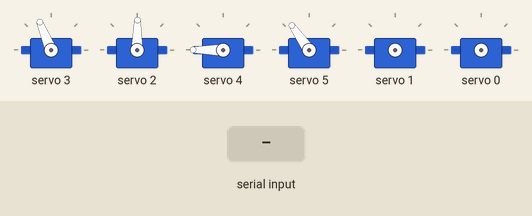
Simulated run of this sketch. Board: Arduino Uno, built with avr-gcc and run on an emulated ATmega328P. Parts: 6 × servo. The inputs (shaded band) are chosen by the test bench. What the sketch prints to the serial monitor is not drawn.

Above: at 0.15 s.
At 1.2 s:
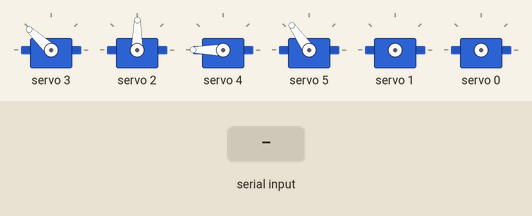
1.3 s: "90|45\n" received over the second serial link
2.8 s: "5\n" received over the second serial link
Timing chart, 0 to 5.8 s (numbered marks = the images above; inputs shaded):
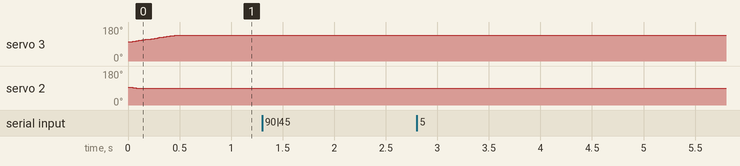

The sketch:

sketch_jul29b_3FLEX_1MPU_V8.2.ino
```cpp
#include <Wire.h>
#include <Adafruit_PWMServoDriver.h>
#include <SoftwareSerial.h>
#include <AccelStepper.h>

/* ---------------- Bluetooth & PCA9685 ---------------- */
SoftwareSerial BTserial(2, 3);             // HC-05 RX,TX
Adafruit_PWMServoDriver pwm;
const int SERVOMIN = 150, SERVOMAX = 600, SERVO_FREQ = 50;

/* Servo channels */
const int MIRROR   = 0;
const int SHOULDER = 1;
const int FLICK    = 2;    // wrist tilt (W:)
const int ELBOW    = 3;
const int ROTATE   = 4;    // gripper roll
const int GRIPPER  = 5;

/* ---------------- Step/Dir driver ---------------- */
const int STEP_PIN = 4;
const int DIR_PIN  = 5;
AccelStepper stepper(AccelStepper::DRIVER, STEP_PIN, DIR_PIN);

/* Live & target servo angles */
int curS=0 , tgtS=0 ;  bool shoulderActive=false;
int curM=180,tgtM=180;
int curE=70 , tgtE=100;
int curF=65 , tgtF=60;
int curR=170,tgtR=170;
int curG=90 , tgtG=90;

const int STEP_DEG = 1;
const int UPD_INT  = 15;
unsigned long lastUpd = 0;

/* Base-speed mapping */
const int  DEAD     = 10;      // ±deg neutral
const float SCALE   = 3.0;     // bigger = gentler
const float MAX_SPS = 1200;    // ≈120 RPM @ 200 spr

/* ------------ helpers ------------ */
int pulse(int a){ return map(a,0,180,SERVOMIN,SERVOMAX); }

int getAngle(const String& s,const char* tag,int cur){
  int i=s.indexOf(tag);  if(i==-1) return cur;
  int j=s.indexOf('|',i);
  String v=(j==-1? s.substring(i+2):s.substring(i+2,j));
  return constrain(v.toInt(),0,180);
}

void smooth(int ch,int &cur,int tgt){
  if(abs(tgt-cur)<=STEP_DEG) cur=tgt;
  else cur += (tgt>cur?STEP_DEG:-STEP_DEG);
  pwm.setPWM(ch,0,pulse(cur));
}

/* ------------ base turntable from B: ------------ */
void updateBase(int B){           // 0-180
  int d = B - 90;                 // −90…+90
  if(abs(d) < DEAD){              // stop zone
    stepper.setSpeed(0);
    return;
  }
  float sps = constrain(abs(d)/SCALE, 0, MAX_SPS);
  stepper.setSpeed( d>0 ?  +sps : -sps );
}

void setup(){
  Serial.begin(9600);
  BTserial.begin(9600);

  pwm.begin(); pwm.setPWMFreq(SERVO_FREQ);
  pwm.setPWM(ELBOW  ,0,pulse(curE));
  pwm.setPWM(FLICK  ,0,pulse(curF));
  pwm.setPWM(ROTATE ,0,pulse(curR));
  pwm.setPWM(GRIPPER,0,pulse(curG));

  stepper.setMaxSpeed(MAX_SPS);
  stepper.setAcceleration(200);        // soft ramp
  /* ENA- on driver must be tied to GND */

  Serial.println("Receiver v8.2  – 6-DOF servos + AccelStepper base");
}

void loop(){
  /* ------------ Bluetooth packet ------------ */
  if(BTserial.available()){
    String in = BTserial.readStringUntil('\n');
    Serial.println(in);

    tgtS = getAngle(in,"S:",tgtS);      // shoulders
    tgtM = constrain(180-tgtS,30,150);
    shoulderActive = true;

    tgtE = constrain(getAngle(in,"E:",tgtE),75,180);
    tgtG = getAngle(in,"G:",tgtG);
    tgtR = getAngle(in,"R:",tgtR);
    tgtF = getAngle(in,"W:",tgtF);      // wrist flick (W:)

    int B = getAngle(in,"B:",90);       // base turntable (B:)
    updateBase(B);
  }

  /* continuous base motor drive */
  stepper.runSpeed();

  /* smooth servos */
  if(millis()-lastUpd >= UPD_INT){
    lastUpd = millis();
    if(shoulderActive){
      smooth(SHOULDER,curS,tgtS);
      smooth(MIRROR  ,curM,tgtM);
    }
    smooth(ELBOW  ,curE,tgtE);
    smooth(FLICK  ,curF,tgtF);
    smooth(ROTATE ,curR,tgtR);
    smooth(GRIPPER,curG,tgtG);
  }
}
```

Measured:
- after the input at 2.8 s, every drawn part: stays the same
